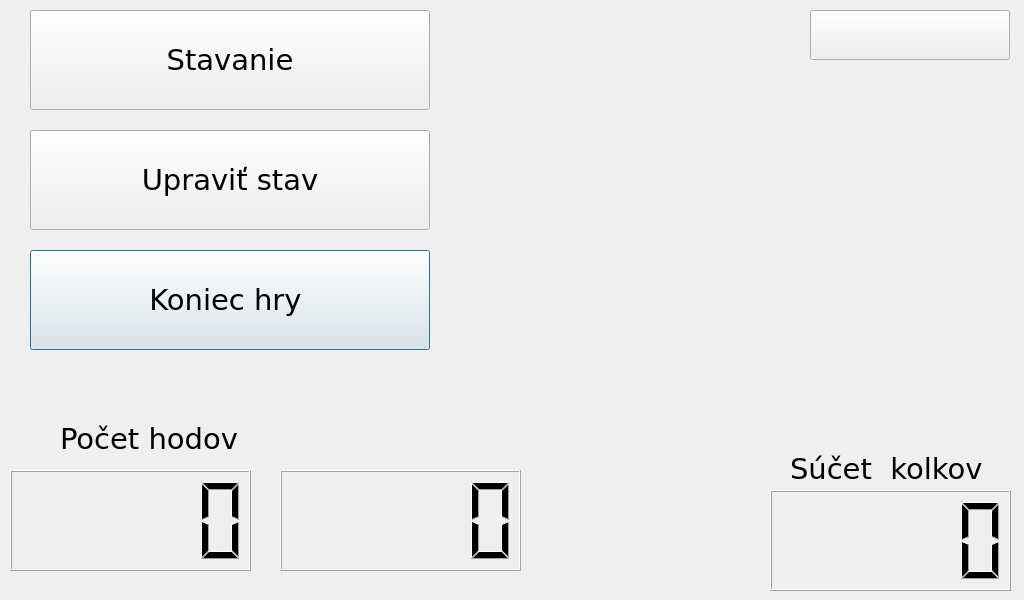
<?xml version="1.0" encoding="UTF-8"?>
<ui version="4.0">
 <class>FullGameWindow</class>
 <widget class="QDialog" name="FullGameWindow">
  <property name="geometry">
   <rect>
    <x>0</x>
    <y>0</y>
    <width>1024</width>
    <height>600</height>
   </rect>
  </property>
  <property name="windowTitle">
   <string>Dialog</string>
  </property>
  <widget class="QPushButton" name="pin5">
   <property name="enabled">
    <bool>true</bool>
   </property>
   <property name="geometry">
    <rect>
     <x>710</x>
     <y>200</y>
     <width>51</width>
     <height>171</height>
    </rect>
   </property>
   <property name="text">
    <string/>
   </property>
   <property name="icon">
    <iconset resource="ninepins.qrc">
     <normaloff>:/images/kolok1.png</normaloff>
     <normalon>:/images/kolok2.png</normalon>
     <disabledoff>:/images/kolok1.png</disabledoff>
     <disabledon>:/images/kolok2.png</disabledon>:/images/kolok1.png</iconset>
   </property>
   <property name="iconSize">
    <size>
     <width>50</width>
     <height>110</height>
    </size>
   </property>
   <property name="flat">
    <bool>true</bool>
   </property>
  </widget>
  <widget class="QPushButton" name="pin4">
   <property name="enabled">
    <bool>true</bool>
   </property>
   <property name="geometry">
    <rect>
     <x>500</x>
     <y>200</y>
     <width>51</width>
     <height>171</height>
    </rect>
   </property>
   <property name="minimumSize">
    <size>
     <width>51</width>
     <height>0</height>
    </size>
   </property>
   <property name="text">
    <string/>
   </property>
   <property name="icon">
    <iconset resource="ninepins.qrc">
     <normaloff>:/images/kolok1.png</normaloff>
     <normalon>:/images/kolok2.png</normalon>
     <disabledoff>:/images/kolok1.png</disabledoff>
     <disabledon>:/images/kolok2.png</disabledon>:/images/kolok1.png</iconset>
   </property>
   <property name="iconSize">
    <size>
     <width>50</width>
     <height>110</height>
    </size>
   </property>
   <property name="flat">
    <bool>true</bool>
   </property>
  </widget>
  <widget class="QPushButton" name="pin1">
   <property name="enabled">
    <bool>true</bool>
   </property>
   <property name="geometry">
    <rect>
     <x>710</x>
     <y>400</y>
     <width>51</width>
     <height>171</height>
    </rect>
   </property>
   <property name="text">
    <string/>
   </property>
   <property name="icon">
    <iconset resource="ninepins.qrc">
     <normaloff>:/images/kolok1.png</normaloff>
     <normalon>:/images/kolok2.png</normalon>
     <disabledoff>:/images/kolok1.png</disabledoff>
     <disabledon>:/images/kolok2.png</disabledon>:/images/kolok1.png</iconset>
   </property>
   <property name="iconSize">
    <size>
     <width>50</width>
     <height>110</height>
    </size>
   </property>
   <property name="flat">
    <bool>true</bool>
   </property>
  </widget>
  <widget class="QPushButton" name="pin6">
   <property name="enabled">
    <bool>true</bool>
   </property>
   <property name="geometry">
    <rect>
     <x>910</x>
     <y>200</y>
     <width>51</width>
     <height>171</height>
    </rect>
   </property>
   <property name="text">
    <string/>
   </property>
   <property name="icon">
    <iconset resource="ninepins.qrc">
     <normaloff>:/images/kolok1.png</normaloff>
     <normalon>:/images/kolok2.png</normalon>
     <disabledoff>:/images/kolok1.png</disabledoff>
     <disabledon>:/images/kolok2.png</disabledon>:/images/kolok1.png</iconset>
   </property>
   <property name="iconSize">
    <size>
     <width>50</width>
     <height>110</height>
    </size>
   </property>
   <property name="flat">
    <bool>true</bool>
   </property>
  </widget>
  <widget class="QLCDNumber" name="roundsLCD">
   <property name="geometry">
    <rect>
     <x>10</x>
     <y>470</y>
     <width>241</width>
     <height>101</height>
    </rect>
   </property>
  </widget>
  <widget class="QLCDNumber" name="scoreLCD">
   <property name="geometry">
    <rect>
     <x>770</x>
     <y>490</y>
     <width>241</width>
     <height>101</height>
    </rect>
   </property>
  </widget>
  <widget class="QPushButton" name="stavanieButton">
   <property name="geometry">
    <rect>
     <x>30</x>
     <y>10</y>
     <width>400</width>
     <height>100</height>
    </rect>
   </property>
   <property name="font">
    <font>
     <family>Verdana</family>
     <pointsize>22</pointsize>
     <italic>false</italic>
    </font>
   </property>
   <property name="text">
    <string>Stavanie</string>
   </property>
   <property name="default">
    <bool>false</bool>
   </property>
  </widget>
  <widget class="QLabel" name="label_3">
   <property name="geometry">
    <rect>
     <x>790</x>
     <y>450</y>
     <width>211</width>
     <height>37</height>
    </rect>
   </property>
   <property name="font">
    <font>
     <family>Verdana</family>
     <pointsize>22</pointsize>
    </font>
   </property>
   <property name="acceptDrops">
    <bool>false</bool>
   </property>
   <property name="layoutDirection">
    <enum>Qt::RightToLeft</enum>
   </property>
   <property name="text">
    <string>Súčet  kolkov</string>
   </property>
  </widget>
  <widget class="QLCDNumber" name="pointsLCD">
   <property name="geometry">
    <rect>
     <x>280</x>
     <y>470</y>
     <width>241</width>
     <height>101</height>
    </rect>
   </property>
  </widget>
  <widget class="QPushButton" name="pin7">
   <property name="enabled">
    <bool>true</bool>
   </property>
   <property name="geometry">
    <rect>
     <x>610</x>
     <y>110</y>
     <width>51</width>
     <height>171</height>
    </rect>
   </property>
   <property name="text">
    <string/>
   </property>
   <property name="icon">
    <iconset resource="ninepins.qrc">
     <normaloff>:/images/kolok1.png</normaloff>
     <normalon>:/images/kolok2.png</normalon>
     <disabledoff>:/images/kolok1.png</disabledoff>
     <disabledon>:/images/kolok2.png</disabledon>:/images/kolok1.png</iconset>
   </property>
   <property name="iconSize">
    <size>
     <width>50</width>
     <height>110</height>
    </size>
   </property>
   <property name="flat">
    <bool>true</bool>
   </property>
  </widget>
  <widget class="QLabel" name="label_4">
   <property name="geometry">
    <rect>
     <x>60</x>
     <y>420</y>
     <width>191</width>
     <height>37</height>
    </rect>
   </property>
   <property name="font">
    <font>
     <family>Verdana</family>
     <pointsize>22</pointsize>
    </font>
   </property>
   <property name="acceptDrops">
    <bool>false</bool>
   </property>
   <property name="layoutDirection">
    <enum>Qt::RightToLeft</enum>
   </property>
   <property name="text">
    <string>Počet hodov</string>
   </property>
  </widget>
  <widget class="QPushButton" name="pin9">
   <property name="enabled">
    <bool>true</bool>
   </property>
   <property name="geometry">
    <rect>
     <x>710</x>
     <y>0</y>
     <width>53</width>
     <height>171</height>
    </rect>
   </property>
   <property name="text">
    <string/>
   </property>
   <property name="icon">
    <iconset resource="ninepins.qrc">
     <normaloff>:/images/kolok1.png</normaloff>
     <normalon>:/images/kolok2.png</normalon>
     <disabledoff>:/images/kolok1.png</disabledoff>
     <disabledon>:/images/kolok2.png</disabledon>:/images/kolok1.png</iconset>
   </property>
   <property name="iconSize">
    <size>
     <width>50</width>
     <height>110</height>
    </size>
   </property>
   <property name="flat">
    <bool>true</bool>
   </property>
  </widget>
  <widget class="QPushButton" name="pin3">
   <property name="enabled">
    <bool>true</bool>
   </property>
   <property name="geometry">
    <rect>
     <x>800</x>
     <y>310</y>
     <width>51</width>
     <height>171</height>
    </rect>
   </property>
   <property name="text">
    <string/>
   </property>
   <property name="icon">
    <iconset resource="ninepins.qrc">
     <normaloff>:/images/kolok1.png</normaloff>
     <normalon>:/images/kolok2.png</normalon>
     <disabledoff>:/images/kolok1.png</disabledoff>
     <disabledon>:/images/kolok2.png</disabledon>:/images/kolok1.png</iconset>
   </property>
   <property name="iconSize">
    <size>
     <width>50</width>
     <height>110</height>
    </size>
   </property>
   <property name="flat">
    <bool>true</bool>
   </property>
  </widget>
  <widget class="QPushButton" name="koniecButton">
   <property name="geometry">
    <rect>
     <x>30</x>
     <y>250</y>
     <width>400</width>
     <height>100</height>
    </rect>
   </property>
   <property name="font">
    <font>
     <family>Verdana</family>
     <pointsize>22</pointsize>
    </font>
   </property>
   <property name="text">
    <string>Koniec hry </string>
   </property>
   <property name="iconSize">
    <size>
     <width>20</width>
     <height>16</height>
    </size>
   </property>
   <property name="autoExclusive">
    <bool>false</bool>
   </property>
   <property name="default">
    <bool>true</bool>
   </property>
  </widget>
  <widget class="QPushButton" name="pin8">
   <property name="enabled">
    <bool>true</bool>
   </property>
   <property name="geometry">
    <rect>
     <x>800</x>
     <y>110</y>
     <width>51</width>
     <height>171</height>
    </rect>
   </property>
   <property name="text">
    <string/>
   </property>
   <property name="icon">
    <iconset resource="ninepins.qrc">
     <normaloff>:/images/kolok1.png</normaloff>
     <normalon>:/images/kolok2.png</normalon>
     <disabledoff>:/images/kolok1.png</disabledoff>
     <disabledon>:/images/kolok2.png</disabledon>:/images/kolok1.png</iconset>
   </property>
   <property name="iconSize">
    <size>
     <width>50</width>
     <height>110</height>
    </size>
   </property>
   <property name="flat">
    <bool>true</bool>
   </property>
  </widget>
  <widget class="QPushButton" name="pin2">
   <property name="enabled">
    <bool>true</bool>
   </property>
   <property name="geometry">
    <rect>
     <x>610</x>
     <y>310</y>
     <width>61</width>
     <height>171</height>
    </rect>
   </property>
   <property name="minimumSize">
    <size>
     <width>61</width>
     <height>0</height>
    </size>
   </property>
   <property name="autoFillBackground">
    <bool>false</bool>
   </property>
   <property name="text">
    <string/>
   </property>
   <property name="icon">
    <iconset resource="ninepins.qrc">
     <normaloff>:/images/kolok1.png</normaloff>
     <normalon>:/images/kolok2.png</normalon>
     <disabledoff>:/images/kolok1.png</disabledoff>
     <disabledon>:/images/kolok2.png</disabledon>:/images/kolok1.png</iconset>
   </property>
   <property name="iconSize">
    <size>
     <width>50</width>
     <height>110</height>
    </size>
   </property>
   <property name="shortcut">
    <string notr="true"/>
   </property>
   <property name="checkable">
    <bool>false</bool>
   </property>
   <property name="autoRepeat">
    <bool>false</bool>
   </property>
   <property name="autoExclusive">
    <bool>false</bool>
   </property>
   <property name="autoDefault">
    <bool>true</bool>
   </property>
   <property name="default">
    <bool>false</bool>
   </property>
   <property name="flat">
    <bool>true</bool>
   </property>
  </widget>
  <widget class="QPushButton" name="stavButton">
   <property name="geometry">
    <rect>
     <x>30</x>
     <y>130</y>
     <width>400</width>
     <height>100</height>
    </rect>
   </property>
   <property name="font">
    <font>
     <family>Verdana</family>
     <pointsize>22</pointsize>
     <weight>50</weight>
     <bold>false</bold>
    </font>
   </property>
   <property name="text">
    <string>Upraviť stav</string>
   </property>
  </widget>
  <widget class="QPushButton" name="plnahra">
   <property name="geometry">
    <rect>
     <x>810</x>
     <y>10</y>
     <width>200</width>
     <height>50</height>
    </rect>
   </property>
   <property name="text">
    <string/>
   </property>
   <property name="icon">
    <iconset resource="ninepins.qrc">
     <normaloff>:/images/PlnaRed.png</normaloff>
     <normalon>:/images/PlnaRed.png</normalon>:/images/PlnaRed.png</iconset>
   </property>
   <property name="iconSize">
    <size>
     <width>200</width>
     <height>100</height>
    </size>
   </property>
  </widget>
 </widget>
 <resources>
  <include location="ninepins.qrc"/>
 </resources>
 <connections/>
</ui>
